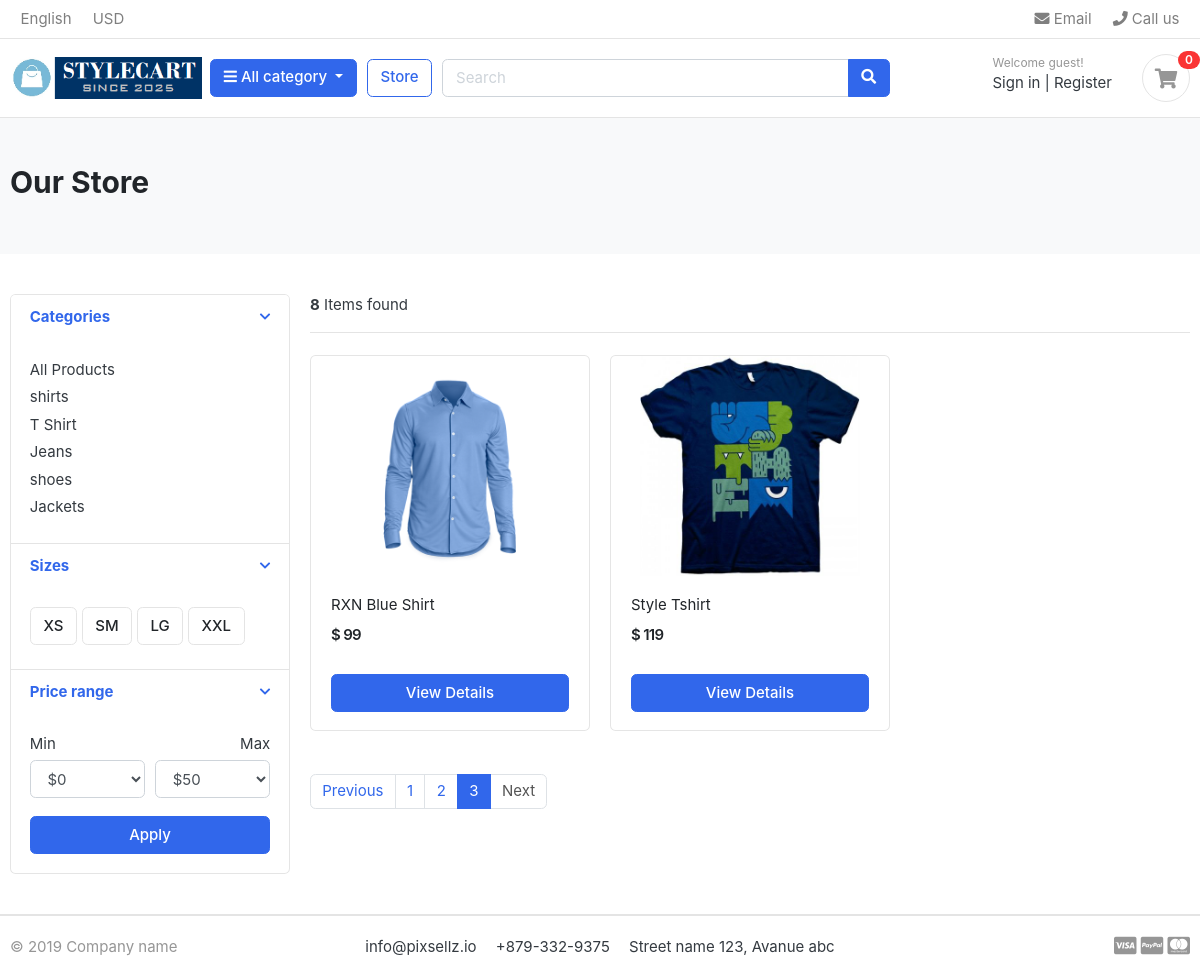
The page /store/?page=3 on the database its author committed.
### category/models.py (models this page shows, shortened)
class Category(models.Model):
    category_name=models.CharField(max_length=50,unique=True)
    slug=models.SlugField(max_length=100,unique=True)
    description=models.TextField(max_length=255,blank=True)
    cat_image=models.ImageField(upload_to='photos/categories/',blank=True)
    class Meta:
        verbose_name='category'
        verbose_name_plural='categories'
    def get_url(self):
        return reverse('product_by_category',args=[self.slug])

### store/models.py (models this page shows, shortened)
class Product(models.Model):
    product_name =models.CharField(max_length=200,unique=True)
    slug         =models.SlugField(max_length=200,unique=True)
    description  =models.TextField(max_length=500,blank=True)
    price        =models.IntegerField()
    images       =models.ImageField(upload_to='photos/products/')
    stock        =models.IntegerField()
    is_available =models.BooleanField(default=True)
    category     =models.ForeignKey(Category,on_delete=models.CASCADE)
    created_date =models.DateTimeField(auto_now_add=True)
    modified_date=models.DateTimeField(auto_now=True)
    def get_url(self):
        return reverse('product_detail',args=[self.category.slug, self.slug])

### store/views.py (the view)
# urls.py: path('store/',include('store.urls')),
def store(request,category_slug=None):
    categories = None
    products   = None
    if category_slug != None:
        categories=get_object_or_404(Category,slug=category_slug)
        products=Product.objects.filter(category=categories,is_available=True)
        paginator=Paginator(products,1)
        page=request.GET.get('page')
        paged_products=paginator.get_page(page)
        products_count=products.count()
    else:
        products=Product.objects.filter(is_available=True).order_by('id')
        paginator=Paginator(products,3)
        page=request.GET.get('page')
        paged_products=paginator.get_page(page)
        products_count=products.count()
    data={
        'products':paged_products,
        'products_count':products_count
        }
    return render(request,'store/store.html',data)

### cart/context_processors.py (called while the page is built)
def counter(request):
    if 'admin' in request.path:
        return {}
    else:
        cart_count=0
        try:
            cart=Cart.objects.get(cart_id=_cart_id(request))
            cart_items=CartItem.objects.filter(cart=cart)
            for cart_item in cart_items:
                cart_count += cart_item.quantity
        except Cart.DoesNotExist:
            cart_count=0
        return dict(cart_count=cart_count)

### cart/views.py (called while the page is built)
def _cart_id(request):
    cart_id=request.session.session_key
    if not cart_id:
        cart_id=request.session.create()
    return cart_id

### category/context_processors.py (called while the page is built)
def menu_links(request):
    links=Category.objects.all()
    return dict(links=links)

### templates/store/store.html (shortened to what this page needs)
{% extends "base.html" %}
{% load static %}
{% block content %}
<section class="section-pagetop bg">
<div class="container">
	{% if 'search' in request.path %}
		<h2 class="title-page">Search Result</h2>
	{% else %}
		<h2 class="title-page">Our Store</h2>
	{% endif %}
</div>
</section>
<section class="section-content padding-y">
<div class="container">
<div class="row">
	<aside class="col-md-3">
<div class="card">
	<article class="filter-group">
		<header class="card-header">
			<a href="#" data-toggle="collapse" data-target="#collapse_1" aria-expanded="true" class="">
				<i class="icon-control fa fa-chevron-down"></i>
				<h6 class="title">Categories</h6>
			</a>
		</header>
		<div class="filter-content collapse show" id="collapse_1" style="">
			<div class="card-body">
				<ul class="list-menu">
				<li><a href="{% url 'store' %}">All Products</a></li>
				{% for category in links %}
				<li><a href="{{category.get_url}}">{{category.category_name}}</a></li>
				{% endfor %}
				</ul>
			</div>
		</div>
	</article>
	<article class="filter-group">
		<header class="card-header">
			<a href="#" data-toggle="collapse" data-target="#collapse_4" aria-expanded="true" class="">
				<i class="icon-control fa fa-chevron-down"></i>
				<h6 class="title">Sizes </h6>
			</a>
		</header>
		<div class="filter-content collapse show" id="collapse_4" style="">
			<div class="card-body">
			  <label class="checkbox-btn">
			    <span class="btn btn-light"> XS </span>
			  </label>
			  <label class="checkbox-btn">
			    <span class="btn btn-light"> SM </span>
			  </label>
			  <label class="checkbox-btn">
			    <span class="btn btn-light"> LG </span>
			  </label>
			  <label class="checkbox-btn">
			    <span class="btn btn-light"> XXL </span>
			  </label>
		</div>
		</div>
	</article>
	<article class="filter-group">
		<header class="card-header">
			<a href="#" data-toggle="collapse" data-target="#collapse_3" aria-expanded="true" class="">
				<i class="icon-control fa fa-chevron-down"></i>
				<h6 class="title">Price range </h6>
			</a>
		</header>
		<div class="filter-content collapse show" id="collapse_3" style="">
			<div class="card-body">
				<div class="form-row">
				<div class="form-group col-md-6">
				  <label>Min</label>
				  	<select class="mr-2 form-control">
						<option value="0">$0</option>
					</select>
				</div>
				<div class="form-group text-right col-md-6">
				  <label>Max</label>
				  	<select class="mr-2 form-control">
						<option value="50">$50</option>
					</select>
				</div>
				</div>
				<button class="btn btn-block btn-primary">Apply</button>
			</div>
		</div>
	</article>
</div>
	</aside>
	<main class="col-md-9">
<header class="border-bottom mb-4 pb-3">
		<div class="form-inline">
			<span class="mr-md-auto"><b>{{products_count}}</b> Items found </span>
		</div>
</header>
{% if products %}
<div class="row">
    {% for product in products %}
	<div class="col-md-4">
		<figure class="card card-product-grid">
			<div class="img-wrap">
				<a href="{{product.get_url}}" class="img-wrap"><img src="{{product.images.url}}"></a>
			</div>
			<figcaption class="info-wrap">
				<div class="fix-height">
					<a href="{{product.get_url}}" class="title">{{product.product_name}}</a>
					<div class="price-wrap mt-2">
						<span class="price">$ {{product.price}}</span>
					</div>
				</div>
				<a href="{{product.get_url}}" class="btn btn-block btn-primary">View Details </a>
			</figcaption>
		</figure>
	</div>
	{% endfor %}
	{% else %}
	<div><h2>No Result Found! Please Try Again Later.</h2></div>
{% endif %}
</div>
<nav class="mt-4" aria-label="Page navigation sample">
  {% if products.has_other_pages %}
  <ul class="pagination">
	{% if products.has_previous %}
	<li class="page-item"><a class="page-link" href="?page={{products.previous_page_number}}">Previous</a></li>
	{% else %}
	<li class="page-item disabled"><a class="page-link" href="#">Previous</a></li>
	{% endif %}
    {% for i in products.paginator.page_range %}
		{% if products.number == i %}
		<li class="page-item active"><a class="page-link" href="#">{{i}}</a></li>
		{% else %}
		<li class="page-item"><a class="page-link" href="?page={{i}}">{{i}}</a></li>
		{% endif %}
	{% endfor %}
	{% if products.has_next %}
	<li class="page-item"><a class="page-link" href="?page={{products.next_page_number}}">Next</a></li>
	{% else %}
	<li class="page-item disabled"><a class="page-link" href="#">Next</a></li>
	{% endif %}
  </ul>
  {% endif %}
</nav>
	</main>
</div>
</div>
</section>
</body>
</html>
{% endblock %}

### static/css/ui.css (style rules this page uses)
html { font-family: "Inter", sans-serif; font-size: 15px; }
.img-wrap { text-align: center; display: block; }
.img-wrap img { max-width: 100%; }
.price-wrap { letter-spacing: -0.7px; }
.padding-y { padding-top: 40px; padding-bottom: 40px; }
figure { margin-bottom: 0; }
article:after, .form-group:after { display: block; clear: both; content: ""; }
.bg { background-color: #f8f9fa; }
.title-page { color: #212529; }
.btn-light { background-color: #fff; border-color: #e4e4e4; }
[class*=list-] li:after { visibility: hidden; display: block; content: ""; overflow: hidden; height: 0; clear: both; }
.list-menu { list-style: none; margin: 0; padding-left: 0; }
.list-menu li { margin-bottom: 5px; }
.list-menu a { color: #343a40; }
[class*=card-product] a.title { color: #212529; display: block; }
[class*=card-product] .img-wrap { overflow: hidden; position: relative; }
[class*=card-product] .img-wrap img { height: 100%; max-width: 100%; width: auto; display: inline-block; -o-object-fit: cover; object-fit: cover; }
.card-product-grid { margin-bottom: 20px; }
.card-product-grid .img-wrap { border-radius: 0.2rem 0.2rem 0 0; height: 220px; }
.card-product-grid .info-wrap { overflow: hidden; padding: 18px 20px; }
.card-product-grid .fix-height { height: 80px; overflow: hidden; }
.card .img-wrap { overflow: hidden; }
.price { font-weight: 600; color: #212529; }
.icon-control { margin-top: 5px; float: right; font-size: 80%; }
.card-header .title { margin-bottom: 0; line-height: 1.5; }
.filter-group { border-bottom: 1px solid #e4e4e4; }
.filter-group .card-header { border-bottom: 0; }
.filter-group:last-child { border-bottom: 0; }
.checkbox-btn { position: relative; }
.section-pagetop { padding: 45px 0; }

### rows shown on the page
Category: category_name "shirts"
Category: category_name "T Shirt"
Category: category_name "Jeans"
Category: category_name "shoes"
Category: category_name "Jackets"
Product: images (picture), product_name "RXN Blue Shirt", price "99"
Product: images (picture), product_name "Style Tshirt", price "119"

### other values the page prints
{{ cart_count }} "0"
{{ products_count }} "8"
{{ i }} "1" "2"
{{ i }} "3"
